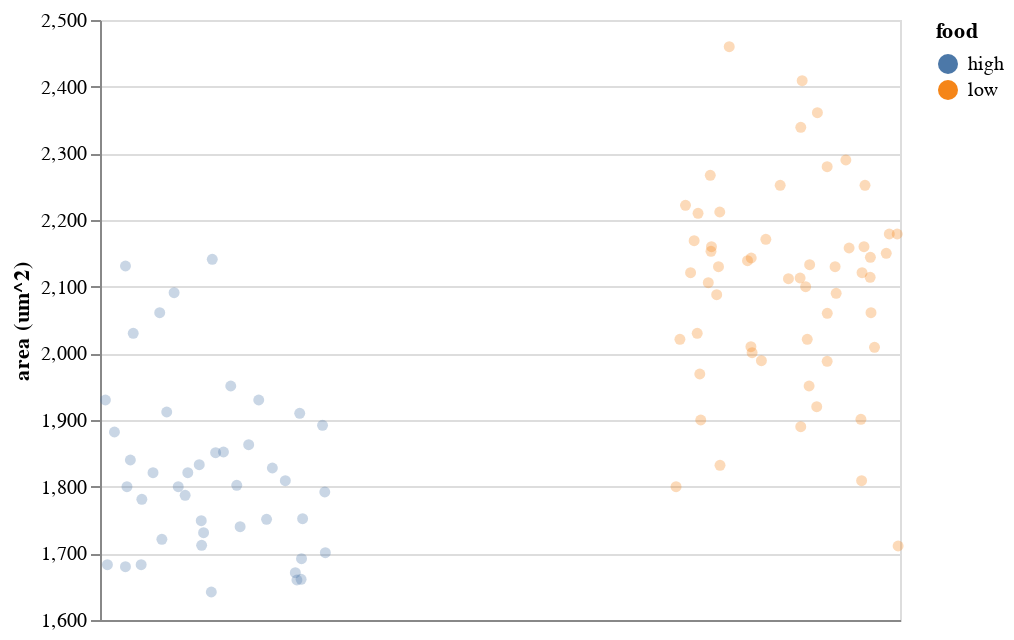

The notebook cell saved with this chart:
### Code cell
bootcamp_utils.altair_jitter(df,
                             encode_x=alt.X('food:N'),
                             encode_y=alt.Y('area (sq um):Q',                                           
                                           title='area (um^2)',
                                           scale=alt.Scale(zero=False))                             
                                           ).configure_point(filled=True,
                                                        opacity=0.3)

### Figure 1 — Vega-Lite specification as saved in the notebook (floating-point values rounded to 4 significant figures)
{"$schema": "https://vega.github.io/schema/vega-lite/v2.4.3.json", "config": {"point": {"filled": true, "opacity": 0.3}, "view": {"height": 300, "width": 400}}, "data": {"values": [{"__jitter": -0.0955, "area (sq um)": 2061, "food": "high"}, {"__jitter": 0.1934, "area (sq um)": 1792, "food": "high"}, {"__jitter": 0.0161, "area (sq um)": 1852, "food": "high"}, {"__jitter": -0.07031, "area (sq um)": 2091, "food": "high"}, {"__jitter": -0.1268, "area (sq um)": 1781, "food": "high"}, {"__jitter": -0.08325, "area (sq um)": 1912, "food": "high"}, {"__jitter": 0.03932, "area (sq um)": 1802, "food": "high"}, {"__jitter": 0.09149, "area (sq um)": 1751, "food": "high"}, {"__jitter": -0.01873, "area (sq um)": 1731, "food": "high"}, {"__jitter": 0.1894, "area (sq um)": 1892, "food": "high"}, {"__jitter": 0.02883, "area (sq um)": 1951, "food": "high"}, {"__jitter": 0.1243, "area (sq um)": 1809, "food": "high"}, {"__jitter": -0.128, "area (sq um)": 1683, "food": "high"}, {"__jitter": -0.051, "area (sq um)": 1787, "food": "high"}, {"__jitter": -0.1469, "area (sq um)": 1840, "food": "high"}, {"__jitter": -0.1072, "area (sq um)": 1821, "food": "high"}, {"__jitter": 0.1495, "area (sq um)": 1910, "food": "high"}, {"__jitter": 0.0778, "area (sq um)": 1930, "food": "high"}, {"__jitter": -0.06308, "area (sq um)": 1800, "food": "high"}, {"__jitter": -0.02631, "area (sq um)": 1833, "food": "high"}, {"__jitter": -0.187, "area (sq um)": 1683, "food": "high"}, {"__jitter": 0.1418, "area (sq um)": 1671, "food": "high"}, {"__jitter": -0.1555, "area (sq um)": 1680, "food": "high"}, {"__jitter": 0.1527, "area (sq um)": 1692, "food": "high"}, {"__jitter": -0.1528, "area (sq um)": 1800, "food": "high"}, {"__jitter": -0.04638, "area (sq um)": 1821, "food": "high"}, {"__jitter": -0.1747, "area (sq um)": 1882, "food": "high"}, {"__jitter": -0.005199, "area (sq um)": 1642, "food": "high"}, {"__jitter": -0.02282, "area (sq um)": 1749, "food": "high"}, {"__jitter": -0.02213, "area (sq um)": 1712, "food": "high"}, {"__jitter": 0.1519, "area (sq um)": 1661, "food": "high"}, {"__jitter": 0.1944, "area (sq um)": 1701, "food": "high"}, {"__jitter": -0.003535, "area (sq um)": 2141, "food": "high"}, {"__jitter": 0.06018, "area (sq um)": 1863, "food": "high"}, {"__jitter": 0.1545, "area (sq um)": 1752, "food": "high"}, {"__jitter": 0.04523, "area (sq um)": 1740, "food": "high"}, {"__jitter": -0.09172, "area (sq um)": 1721, "food": "high"}, {"__jitter": 0.1446, "area (sq um)": 1660, "food": "high"}, {"__jitter": -0.1905, "area (sq um)": 1930, "food": "high"}, {"__jitter": -0.1418, "area (sq um)": 2030, "food": "high"}, {"__jitter": 0.002333, "area (sq um)": 1851, "food": "high"}, {"__jitter": -0.1554, "area (sq um)": 2131, "food": "high"}, {"__jitter": 0.1016, "area (sq um)": 1828, "food": "high"}, {"__jitter": 1.088, "area (sq um)": 2090, "food": "low"}, {"__jitter": 0.8397, "area (sq um)": 2169, "food": "low"}, {"__jitter": 1.073, "area (sq um)": 1988, "food": "low"}, {"__jitter": 0.8846, "area (sq um)": 2212, "food": "low"}, {"__jitter": 1.026, "area (sq um)": 2339, "food": "low"}, {"__jitter": 0.9575, "area (sq um)": 1989, "food": "low"}, {"__jitter": 1.148, "area (sq um)": 2144, "food": "low"}, {"__jitter": 1.105, "area (sq um)": 2290, "food": "low"}, {"__jitter": 1.054, "area (sq um)": 1920, "food": "low"}, {"__jitter": 1.073, "area (sq um)": 2280, "food": "low"}, {"__jitter": 1.133, "area (sq um)": 1809, "food": "low"}, {"__jitter": 1.111, "area (sq um)": 2158, "food": "low"}, {"__jitter": 0.8081, "area (sq um)": 1800, "food": "low"}, {"__jitter": 1.042, "area (sq um)": 2133, "food": "low"}, {"__jitter": 1.073, "area (sq um)": 2060, "food": "low"}, {"__jitter": 0.8701, "area (sq um)": 2160, "food": "low"}, {"__jitter": 0.9412, "area (sq um)": 2001, "food": "low"}, {"__jitter": 0.8451, "area (sq um)": 2030, "food": "low"}, {"__jitter": 0.8792, "area (sq um)": 2088, "food": "low"}, {"__jitter": 1.041, "area (sq um)": 1951, "food": "low"}, {"__jitter": 0.9012, "area (sq um)": 2460, "food": "low"}, {"__jitter": 1.038, "area (sq um)": 2021, "food": "low"}, {"__jitter": 0.9391, "area (sq um)": 2010, "food": "low"}, {"__jitter": 0.9332, "area (sq um)": 2139, "food": "low"}, {"__jitter": 1.137, "area (sq um)": 2160, "food": "low"}, {"__jitter": 0.8645, "area (sq um)": 2106, "food": "low"}, {"__jitter": 0.9653, "area (sq um)": 2171, "food": "low"}, {"__jitter": 1.025, "area (sq um)": 2113, "food": "low"}, {"__jitter": 1.195, "area (sq um)": 2179, "food": "low"}, {"__jitter": 1.026, "area (sq um)": 1890, "food": "low"}, {"__jitter": 1.181, "area (sq um)": 2179, "food": "low"}, {"__jitter": 0.8149, "area (sq um)": 2021, "food": "low"}, {"__jitter": 0.8497, "area (sq um)": 1969, "food": "low"}, {"__jitter": 1.176, "area (sq um)": 2150, "food": "low"}, {"__jitter": 0.8513, "area (sq um)": 1900, "food": "low"}, {"__jitter": 0.868, "area (sq um)": 2267, "food": "low"}, {"__jitter": 1.197, "area (sq um)": 1711, "food": "low"}, {"__jitter": 1.132, "area (sq um)": 1901, "food": "low"}, {"__jitter": 1.148, "area (sq um)": 2114, "food": "low"}, {"__jitter": 1.005, "area (sq um)": 2112, "food": "low"}, {"__jitter": 1.055, "area (sq um)": 2361, "food": "low"}, {"__jitter": 1.086, "area (sq um)": 2130, "food": "low"}, {"__jitter": 1.149, "area (sq um)": 2061, "food": "low"}, {"__jitter": 0.8335, "area (sq um)": 2121, "food": "low"}, {"__jitter": 0.885, "area (sq um)": 1832, "food": "low"}, {"__jitter": 0.8466, "area (sq um)": 2210, "food": "low"}, {"__jitter": 0.8824, "area (sq um)": 2130, "food": "low"}, {"__jitter": 0.8692, "area (sq um)": 2153, "food": "low"}, {"__jitter": 1.155, "area (sq um)": 2009, "food": "low"}, {"__jitter": 1.035, "area (sq um)": 2100, "food": "low"}, {"__jitter": 0.9903, "area (sq um)": 2252, "food": "low"}, {"__jitter": 0.9396, "area (sq um)": 2143, "food": "low"}, {"__jitter": 1.139, "area (sq um)": 2252, "food": "low"}, {"__jitter": 0.8246, "area (sq um)": 2222, "food": "low"}, {"__jitter": 1.134, "area (sq um)": 2121, "food": "low"}, {"__jitter": 1.029, "area (sq um)": 2409, "food": "low"}]}, "encoding": {"color": {"field": "food", "type": "nominal"}, "tooltip": {}, "x": {"axis": {"grid": false, "labels": false, "ticks": false, "title": null, "values": [0, 1]}, "field": "__jitter", "type": "quantitative"}, "y": {"field": "area (sq um)", "scale": {"zero": false}, "title": "area (um^2)", "type": "quantitative"}}, "mark": "point"}
